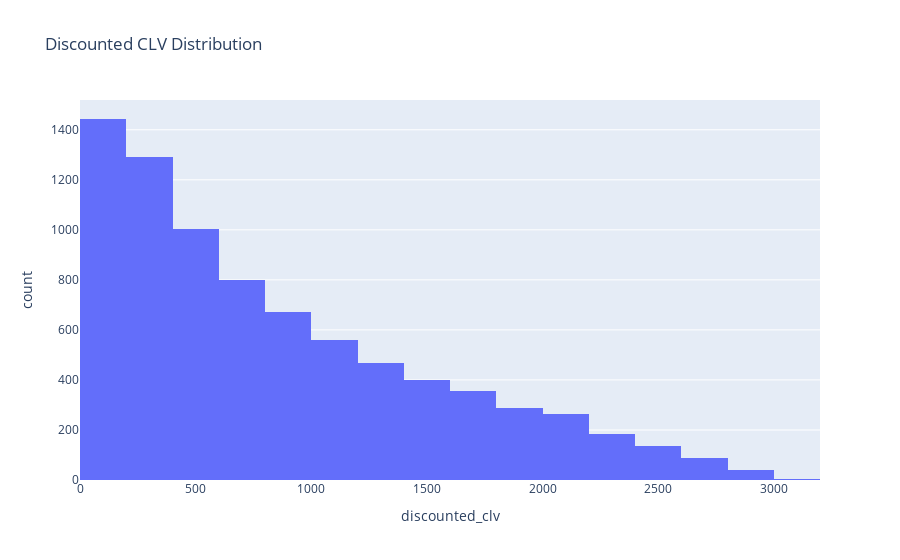

The code cell stored with this chart in its notebook:
### Markdown cell above
## Customer Lifetime Value (CLV)
Estimate CLV using listening time and subscription type with discounted cash flow.

### Code cell
# Calculate monthly revenue and discounted CLV
df_temp['monthly_revenue'] = df_temp['listening_time'] * 0.5
df_temp['months_active'] = np.random.randint(1, 24, size=len(df_temp))
discount_rate = 0.01
df_temp['discounted_clv'] = df_temp.apply(lambda row: sum([row['monthly_revenue'] / ((1+discount_rate)**m) for m in range(1, row['months_active']+1)]), axis=1)

# Visualize CLV distribution
fig = px.histogram(df_temp, x='discounted_clv', nbins=30, title='Discounted CLV Distribution')
fig.show()

### Figure 1 — Plotly figure (JSON) as saved in the notebook; plotly's stock layout.template omitted (floating-point values rounded to 4 significant figures; data arrays with more than 128 entries replaced by an {"elided": "..."} marker saying what was removed)
{"data": [{"bingroup": "x", "hovertemplate": "discounted_clv=%{x}<br>count=%{y}<extra></extra>", "legendgroup": "", "marker": {"color": "#636efa", "pattern": {"shape": ""}}, "name": "", "nbinsx": 30, "orientation": "v", "showlegend": false, "type": "histogram", "x": {"elided": "8000 float values"}, "xaxis": "x", "yaxis": "y"}], "layout": {"barmode": "relative", "legend": {"tracegroupgap": 0}, "title": {"text": "Discounted CLV Distribution"}, "xaxis": {"anchor": "y", "domain": [0, 1], "title": {"text": "discounted_clv"}}, "yaxis": {"anchor": "x", "domain": [0, 1], "title": {"text": "count"}}}}
